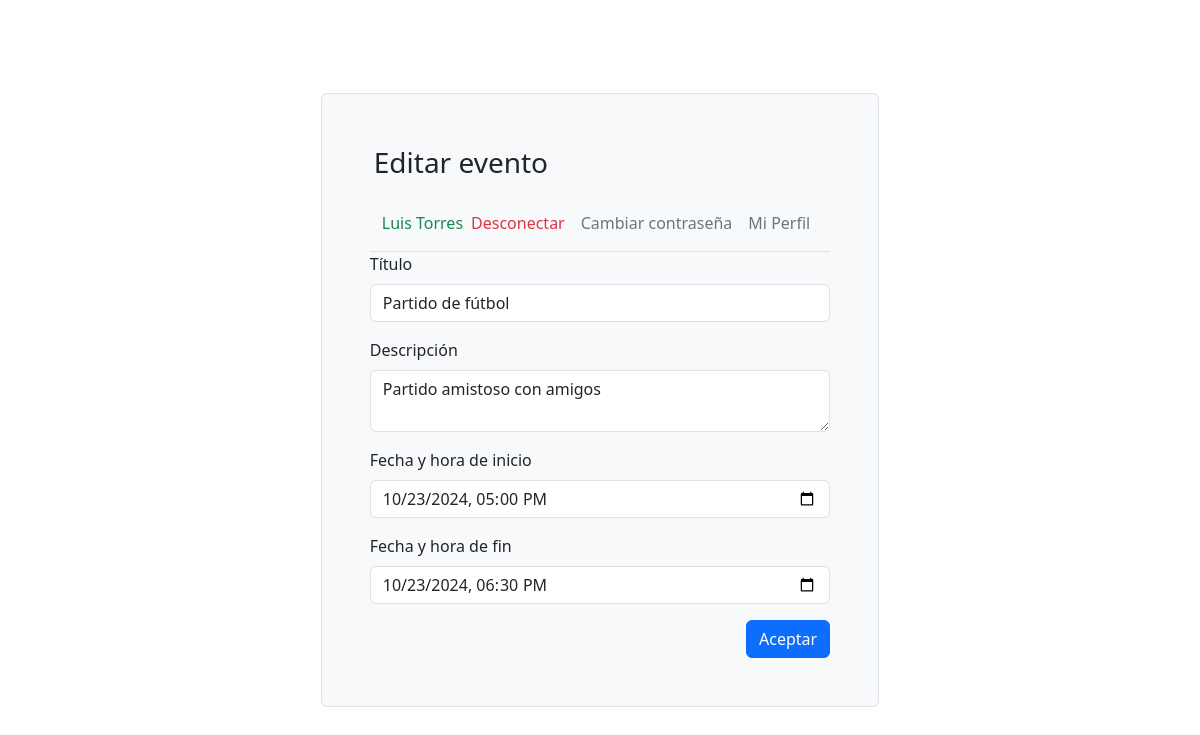
Screenshot of /edit-event.php?id=18 (signed in) with the database file from the repository.
### tables this page shows
CREATE TABLE users (id INTEGER PRIMARY KEY AUTOINCREMENT,
                                                            email TEXT UNIQUE,
                                                            password TEXT,
                                                            first_name TEXT,
                                                            last_name TEXT,
                                                            birth_date TEXT,
                                                            about TEXT);

CREATE TABLE events (id INTEGER PRIMARY KEY AUTOINCREMENT,
                                                            user_id INTEGER,
                                                            title TEXT,
                                                            description TEXT,
                                                            start_date TEXT,
                                                            end_date TEXT,
                                                            FOREIGN KEY(user_id) REFERENCES users(id));

### data-access/CalendarDataAccess.php (called while the page is built, shortened)
<?php
require_once __DIR__ . "/../entities/User.php";
require_once __DIR__ . "/../entities/Event.php";
class CalendarDataAccess
{
    private $pdo;
    public function __construct($dbFile)
    {
        $this->pdo = new PDO("sqlite:" . $dbFile);
        $this->pdo->setAttribute(PDO::ATTR_ERRMODE, PDO::ERRMODE_EXCEPTION);
        $this->createInitialDataIfTablesEmpty();
    }
    private function createTables(): void
    {
        $this->pdo->exec("CREATE TABLE IF NOT EXISTS users (id INTEGER PRIMARY KEY AUTOINCREMENT,
                                                            email TEXT UNIQUE,
                                                            password TEXT,
                                                            first_name TEXT,
                                                            last_name TEXT,
                                                            birth_date TEXT,
                                                            about TEXT)");
        $this->pdo->exec("CREATE TABLE IF NOT EXISTS events (id INTEGER PRIMARY KEY AUTOINCREMENT,
                                                            user_id INTEGER,
                                                            title TEXT,
                                                            description TEXT,
                                                            start_date TEXT,
                                                            end_date TEXT,
                                                            FOREIGN KEY(user_id) REFERENCES users(id))");
    }
    private function createInitialDataIfTablesEmpty(): void
    {
        if ($this->isUsersTableEmpty()) {
            $this->createInitialUsers();
        }
        if ($this->isEventsTableEmpty()) {
            $this->createInitialEvents();
        }
    }
    private function isUsersTableEmpty(): bool
    {
        $stmt = $this->pdo->query("SELECT COUNT(1) as count FROM users");
        $result = $stmt->fetch(PDO::FETCH_ASSOC);
        return $result['count'] == 0;
    }
    private function isEventsTableEmpty(): bool
    {
        $stmt = $this->pdo->query("SELECT COUNT(1) as count FROM events");
        $result = $stmt->fetch(PDO::FETCH_ASSOC);
        return $result['count'] == 0;
    }
    public function getUserById(int $userId): ?User
    {
        $stmt = $this->pdo->prepare("SELECT * FROM users WHERE id = :id");
        $stmt->execute([':id' => $userId]);
        $result = $stmt->fetch(PDO::FETCH_ASSOC);
        if ($result) {
            $user = new User(
                $result['email'],
                $result['password'],
                $result['first_name'],
                $result['last_name'],
                $result['birth_date'],
                $result['about'],
                $result['id']
            );
            return $user;
        } else {
            return null;
        }
    }
    public function getEventById(int $eventId): ?Event
    {
        $stmt = $this->pdo->prepare("SELECT * FROM events WHERE id = :id");
        $stmt->bindValue(':id', $eventId);
        $stmt->execute();
        $row = $stmt->fetch(PDO::FETCH_ASSOC);
        if ($row) {
            $event = new Event(
                $row['user_id'],
                $row['title'],
                $row['description'],
                $row['start_date'],
                $row['end_date'],
                $row['id']
            );
            return $event;
        }
        return null;
    }
}

### entities/User.php (called while the page is built, shortened)
<?php
class User
{
    private $firstName;
    private $lastName;
    public function getFirstName()
    {
        return $this->firstName;
    }
    public function getLastName()
    {
        return $this->lastName;
    }
    public function setFirstName($firstName)
    {
        $this->firstName = $firstName;
    }
    public function setLastName($lastName)
    {
        $this->lastName = $lastName;
    }
}

### entities/Event.php (called while the page is built, shortened)
<?php
class Event
{
    private $title;
    private $description;
    private $startDate;
    private $endDate;
    public function getTitle()
    {
        return $this->title;
    }
    public function getDescription()
    {
        return $this->description;
    }
    public function getStartDate()
    {
        return $this->startDate;
    }
    public function getEndDate()
    {
        return $this->endDate;
    }
    public function setTitle($title)
    {
        $this->title = $title;
    }
    public function setDescription($description)
    {
        $this->description = $description;
    }
    public function setStartDate($startDate)
    {
        $this->startDate = $startDate;
    }
    public function setEndDate($endDate)
    {
        $this->endDate = $endDate;
    }
}

### edit-event.php (the view, shortened to what this page needs)
<?php
require_once __DIR__ . '/data-access/CalendarDataAccess.php';
require_once __DIR__ . '/entities/User.php';
$dbFile = __DIR__ . '/calendar.db';
$calendarDataAccess = new CalendarDataAccess($dbFile);
$userID = '';
$errorSeguridad = false;
?>
<!DOCTYPE html>
<html lang="es">
<head>
    <link rel="stylesheet" href="https://cdn.jsdelivr.net/npm/bootstrap@5.3.8/dist/css/bootstrap.min.css">
</head>
<?php if (empty($_SESSION['user'])) {
    header("Location: index.php");
    exit;
} else {
    $userID = $_SESSION['user'];
} ?>
<?php if ($_SERVER['REQUEST_METHOD'] === 'GET') {
    $eventoID = filter_input(INPUT_GET, 'id', FILTER_VALIDATE_INT);
    if ($eventoID === null || $eventoID === false) {
        $errorSeguridad = true;
    } else {
        $eventoBD = $calendarDataAccess->getEventById($eventoID);
        $titulo = $eventoBD->getTitle();
        $descripcion = $eventoBD->getDescription();
        $fechaInicio = $eventoBD->getStartDate();
        $fechaFin = $eventoBD->getEndDate();
    }
} ?>
<body>
    <div class="container d-flex justify-content-center align-items-center vh-100">
        <div class="border rounded bg-light p-5">
            <header>
                <h1 class="m-1 h3 mb-3 fw-normal">Editar evento</h1>
                <?php require_once 'cabecera.php' ?>
            </header>
            <main class="form-signin w-100 m-auto">
                <?php if ($errorSeguridad): ?>
                    <h3>No se puede acceder al evento porque no existe o porque no tiene permisos para verlo</h3>
                    <a href="events.php">Volver al listado de eventos</a>
                <?php else: ?>
                    <form method="post">
                        <div class="mb-3">
                            <label class="form-label" for="title">Título</label>
                            <input class="form-control" type="text" name="title" id="title" value="<?= $titulo ?>" required>
                        </div>
                        <div class="mb-3">
                            <label class="form-label" for="description">Descripción</label>
                            <textarea class="form-control" name="description" id="description"><?= $descripcion ?></textarea>
                        </div>
                        <div class="mb-3">
                            <label class="form-label" for="startDate">Fecha y hora de inicio</label>
                            <input class="form-control" type="datetime-local" name="startDate" id="startDate" value="<?= $fechaInicio ?>" required>
                        </div>
                        <div class="mb-3">
                            <label class="form-label" for="endDate">Fecha y hora de fin</label>
                            <input class="form-control" type="datetime-local" name="endDate" id="endDate" value="<?= $fechaFin ?>" required>
                        </div>
                        <div class="text-end">
                            <button class="btn btn-primary" type="submit">Aceptar</button>
                        </div>
                    </form>
                <?php endif ?>
            </main>
        </div>
    </div>
</body>
</html>

### cabecera.php
<?php
$userBD = $calendarDataAccess->getUserById($userID);
$nombre = $userBD->getFirstName();
$apellidos = $userBD->getLastName();
?>
<nav class="py-2 bg-body-tertiary border-bottom">
    <div class="container d-flex justify-content-center flex-wrap">
        <ul class="nav">
            <li class="navbar-text text-success"><?= $nombre ?> <?= $apellidos ?></li>
            <li class="nav-item"><a href="logout.php" class="nav-link px-2 link-danger link-offset-2 link-underline-opacity-25 link-underline-opacity-100-hover">Desconectar</a></li>
            <li class="nav-item"><a href="#!" class="nav-link  px-2 link-secondary link-offset-2 link-underline-opacity-25 link-underline-opacity-100-hover">Cambiar contraseña</a></li>
            <li class="nav-item"><a href="#!" class="nav-link  px-2 link-secondary link-offset-2 link-underline-opacity-25 link-underline-opacity-100-hover">Mi Perfil</a></li>
        </ul>
    </div>
</nav>

### rows the page displays
users: first_name "Luis", last_name "Torres"
events: title "Partido de fútbol", description "Partido amistoso con amigos", startDate "10/23/2024 17:00", endDate "10/23/2024 18:30"
